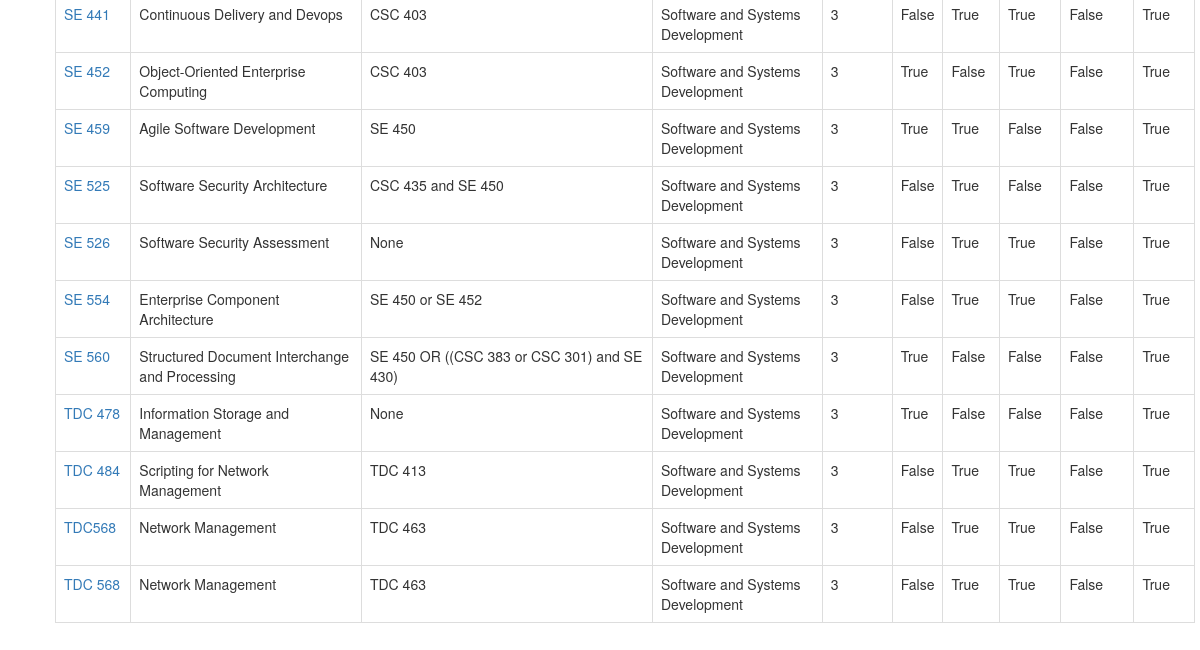
/cslist/ (lower part), run on an earlier commit of the app's database.
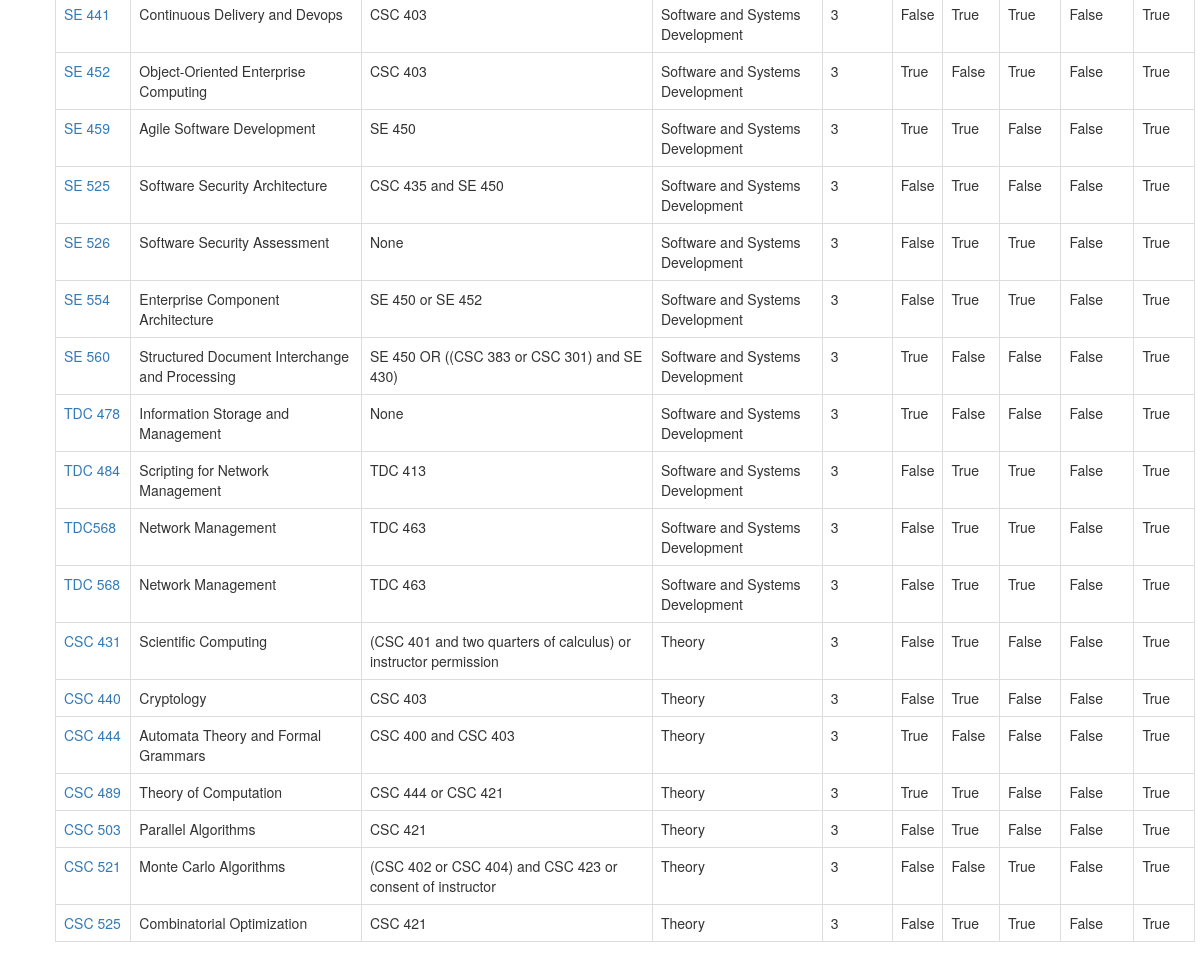
And on a later commit of the database.
### courses/models.py (models this page shows, shortened)
class Course(models.Model):
    course_id = models.CharField(max_length=120)
    course_name = models.CharField(max_length=120)
    pre_req = models.CharField(max_length=120)
    cs_cons = models.CharField(max_length=120)
    cs_class_type = models.CharField(max_length=120)
    fall = models.BooleanField()
    winter = models.BooleanField()
    spring = models.BooleanField()
    summer = models.BooleanField()
    online = models.BooleanField()

### courses/views.py (the view)
# urls.py: url(r'^cslist/', cs_course_list),
def cs_course_list(request):
	queryset =  Course.objects.all()
	context = {
		"object_list": queryset,
		"title" : "Courses"
	}
	return render(request, "cs_Courses.html", context)

### templates/cs_Courses.html (shortened to what this page needs)
<!DOCTYPE html>
<html lang="en">
  <head>
    <link rel="stylesheet" href="https://maxcdn.bootstrapcdn.com/bootstrap/3.3.7/css/bootstrap.min.css">
  </head>
    <ul style = "list-style-type: none">
      <div class="container">
        <table class="table table-bordered">
        <tbody>
        {% for obj in object_list %}
          <tr>
          <td><a href='/csdetail/{{obj.id}}'>{{obj.course_id}}</a></br></td>
          <td>{{obj.course_name}}</br></td>
          <td>{{obj.pre_req}}</br></td>
          <td>{{obj.cs_cons}}</br></td>
          <td>{{obj.cs_class_type}}</br></td>
          <td>{{obj.fall }}</br></td>
          <td>{{obj.winter }}</br></td>
          <td>{{obj.spring }}</br></td>
          <td>{{obj.summer }}</br></td>
          <td>{{obj.online }}</br></td>
          </tr>
        {% endfor %}
        </tbody>
        </table>
      </div>
          </br><br>
      </ul>
  </body>
</html>

What changed in the data, as far as the page shows it:
added Course: course_id "CSC 431", course_name "Scientific Computing", pre_req "(CSC 401 and two quarters of calculus) or instructor permission", cs_cons "Theory", cs_class_type "3", fall "False", winter "True", spring "False", summer "False", online "True"
added Course: course_id "CSC 440", course_name "Cryptology", pre_req "CSC 403", cs_cons "Theory", cs_class_type "3", fall "False", winter "True", spring "False", summer "False", online "True"
added Course: course_id "CSC 444", course_name "Automata Theory and Formal Grammars", pre_req "CSC 400 and CSC 403", cs_cons "Theory", cs_class_type "3", fall "True", winter "False", spring "False", summer "False", online "True"
added Course: course_id "CSC 489", course_name "Theory of Computation", pre_req "CSC 444 or CSC 421", cs_cons "Theory", cs_class_type "3", fall "True", winter "True", spring "False", summer "False", online "True"
added Course: course_id "CSC 503", course_name "Parallel Algorithms", pre_req "CSC 421", cs_cons "Theory", cs_class_type "3", fall "False", winter "True", spring "False", summer "False", online "True"
added Course: course_id "CSC 521", course_name "Monte Carlo Algorithms", pre_req "(CSC 402 or CSC 404) and CSC 423 or consent of instructor", cs_cons "Theory", cs_class_type "3", fall "False", winter "False", spring "True", summer "False", online "True"
added Course: course_id "CSC 525", course_name "Combinatorial Optimization", pre_req "CSC 421", cs_cons "Theory", cs_class_type "3", fall "False", winter "True", spring "True", summer "False", online "True"
